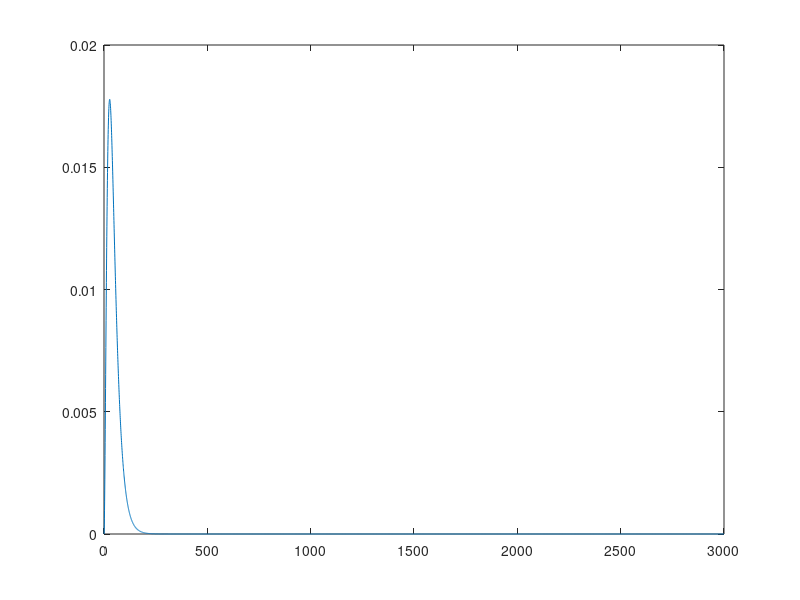
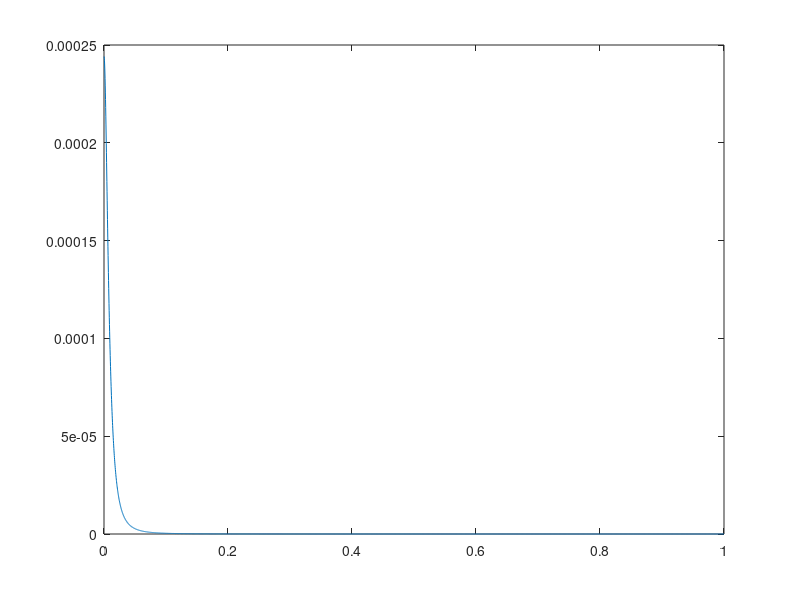
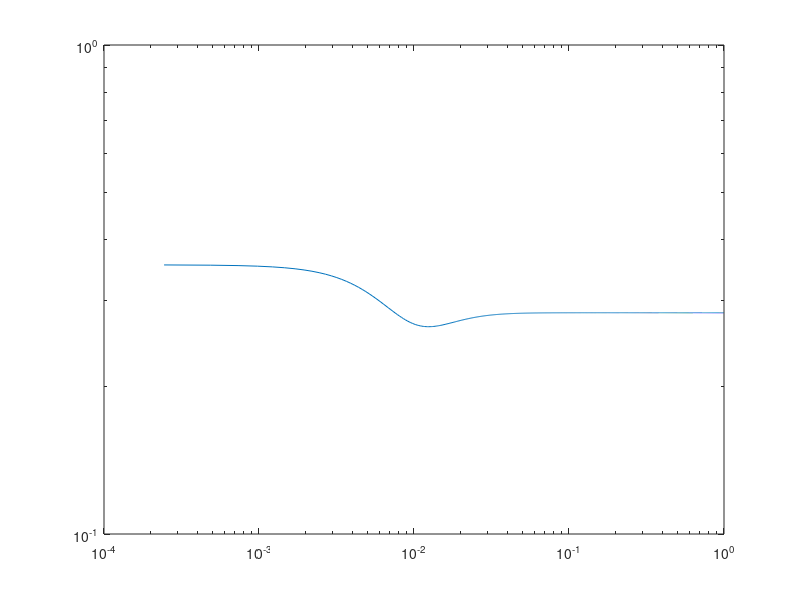
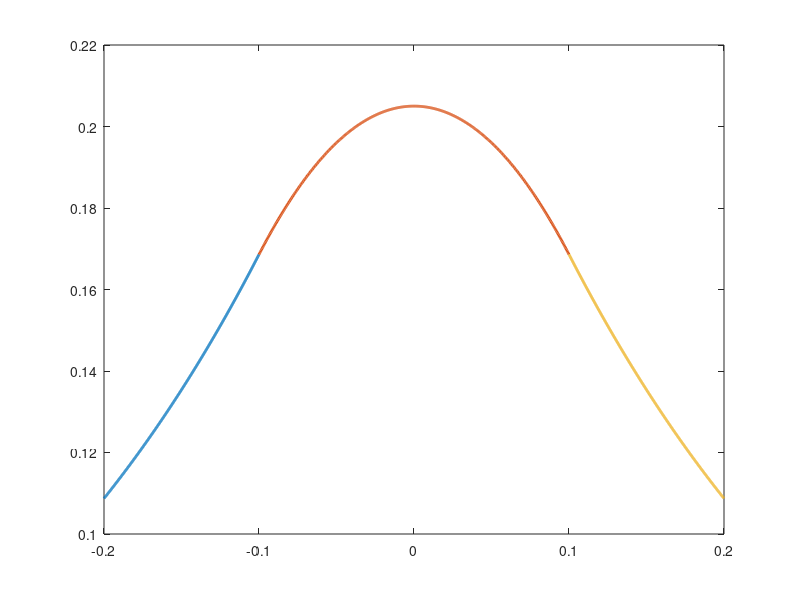

Here is the MATLAB script that generated these plots, in order: (Note: this script raises an error after producing the figures.)
% Solutions of the Krausz-Naka model of photoreceptor cell/horizontal cell
% interactions in the catfish retina. 

clear all
close all
clc

% Work in time units of milliseconds
lh = 0.3;                      % The space constant of electrical diffusion in the horizontal cell layer
A = 3000;
tau = 25 ; 
t0 = 0.02; 

%% Set up and plot k and khat

% First, set up k and khat. We do this by taking the inverse Fourier
% transform of the function k(t), which is given in the text. We plot k(t)
% just for fun, to make sure it looks OK

Fs = 2;              % sampling frequency
t = 0:1/Fs:3000;             % time vector
L = length(t);              % signal length

k = (3/tau)*exp(-(t-t0)/tau).*(1 - exp(-(t-t0)/tau) ).^2;   % From the Krausz-Naka paper.
figure(1)
plot(t,k)

n = 2^nextpow2(L);          % Extend sample length and pad with zeros
khat = fft(k,n)/n;          % Take the FFT.
f = Fs*(0:(n/2))/n;         % Define the frequencies for the frequency domain
figure(2)
plot(f,abs(khat(1:n/2+1)))

% Once we know the FT of k, we can then calculate alpha(w).
alpha = (1 + A*khat).^0.5/lh;
alpha0 = (1+A*khat(1))^0.5/lh;      % The zero frequency value of alpha
fullfield = 1/(alpha0^2*lh^2)       % The full-field response. Used as a check, mostly.

%% Computation of the frequency response of the bar/field ratio at x=0
R = 0.1;           % Set the width of the bar. R=1 is a wide bar. R=0.1 is a thin bar
x = 0;

F = (2 - exp(-alpha.*(x+R)) - exp(alpha.*(x-R)));  % F as defined in the text
ratio = F/2;

figure(3)
loglog(f,abs(ratio(1:n/2+1)))

%% Response to a steady bar of width 2R, by direct calculation and then by convolution. Plot on same graph, to compare

% To get a steady response, choose alpha to be the value at 0 frequency. So
% use alpha0 here. 

upper = 2*R;
lower = upper;

% Calculate the bar response in three pieces, just for convenience. To the
% left of the bar, inside the bar, and then to the right of the bar.
x1 = linspace(-lower,-R,500);
G1 = (1/(2*alpha0*alpha0*lh*lh))*abs(exp(-alpha0*abs(x1+R)) - exp(-alpha0*abs(R-x1)));
figure(4)
plot(x1,G1,'LineWidth',2)
hold on

x2 = linspace(-R,R,500);
G2 = (1/(2*alpha0*alpha0*lh*lh))*( 2 - (exp(alpha0*(x2-R)) + exp(-alpha0*(x2+R)) ) );
plot(x2,G2,'LineWidth',2)

x3 = linspace(R,upper,500);
G3 = (1/(2*alpha0*alpha0*lh*lh))*abs(exp(-alpha0*abs(x3+R)) - exp(-alpha0*abs(R-x3)));
plot(x3,G3,'LineWidth',2)

% Now do the response by convolution
        
p = @(x) heaviside(x+R).*heaviside(R-x);                % The stimulus. Redefine as needed
gg = @(x) (1/(2*alpha0*lh*lh))*exp(-alpha0*abs(x));     % The Green's function
x = linspace(-2*lower,2*upper,500);                     % Increase the bounds, to try and avoid edge effects
dx=x(2)-x(1);

% Use the built-in Matlab convolution function, which is faster than doing the integral directly.
% But be careful, as this can generate edge effects (as it doesn't always correspond to an integral on
% a domain that is large enough), and it also goes weird as R gets large; it 
% doesn't pick up sharp edges very well, and the edges get sharper as R
% gets larger.
cc = conv(p(x),gg(x),'same')*dx;  

plot(x,cc,'k--','LineWidth',2)
hold off

%% Check
% Now check that the ratio of the bar/field response (computed directly by
% solving the differential equations) is the same as that given by the
% frequency response

bar_response = G2(250);  % Take the midpoint of the bar response, to get the value at x=0.
fprintf('direct solution gives the bar/field ratio as %d\n\n',bar_response/fullfield);
fprintf('the frequency response gives the bar/field ratio as %d\n\n',abs(ratio(1)));
